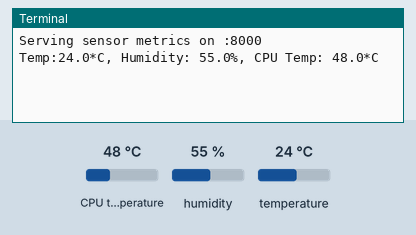
This program was run on a simulated Raspberry Pi (BCM pin numbers). Shown: the last lines printed to the terminal. The test bench sets the inputs (shaded band); at power-on: CPU temperature 48 °C, humidity 55 %, temperature 24 °C. Databases and web services accept everything at once and return nothing; the clock reads 2024-03-15 10:24:30 at power-on unless the program sets it.

Above: at 1.2 s.
1.3 s: CPU temperature set to 31 °C
At 11.8 s:
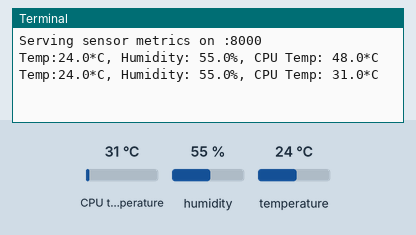
12.0 s: humidity set to 22 %
At 22.0 s:
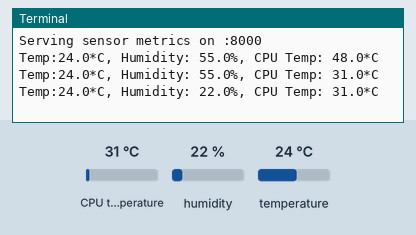
22.7 s: temperature set to 12 °C
At 33.1 s:
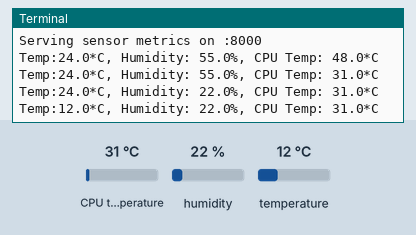
33.4 s: CPU temperature set to 44 °C
At 43.5 s:
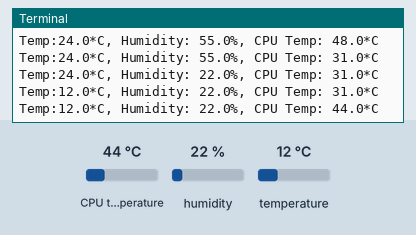
44.1 s: humidity set to 40 %
At 53.6 s:
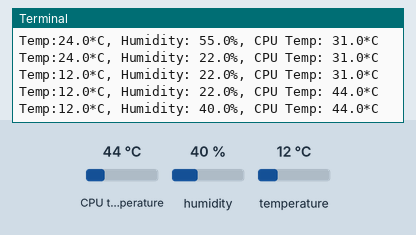
Timing chart, 0 to 55.1 s (numbered marks = the images above; inputs shaded):
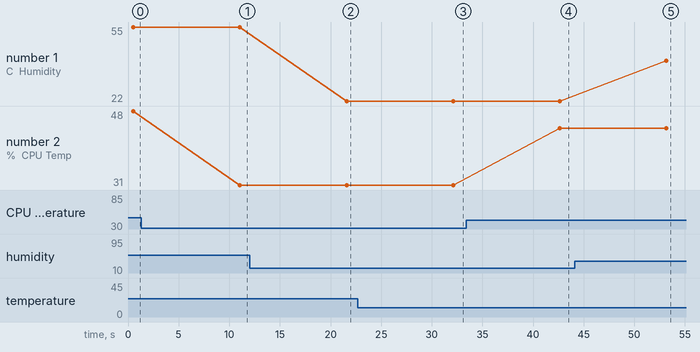

The program:

collect-temp.py
```python
#!/usr/bin/env python3

import Adafruit_DHT
import time
import logging

from prometheus_client import Gauge, start_http_server
from systemd.journal import JournalHandler
from gpiozero import CPUTemperature

# Setup logging to the Systemd Journal
log = logging.getLogger('dht22_sensor')
log.addHandler(JournalHandler())
log.setLevel(logging.INFO)

# Create Prometheus gauges for humidity and temperature in
# Celsius and Fahrenheit
gh = Gauge('dht22_humidity_percent', 'Humidity percentage measured by the DHT22 Sensor')
gt = Gauge('dht22_temperature', 'Temperature measured by the DHT22 Sensor')
ct = Gauge('cpu_temp', 'RPI CPU Temp')

READ_INTERVAL = 10 #seconds
SENSOR = Adafruit_DHT.DHT22
PIN = 4

def main():

    # Expose metrics
    metrics_port = 8000
    start_http_server(metrics_port)
    print("Serving sensor metrics on :{}".format(metrics_port))
    log.info("Serving sensor metrics on :{}".format(metrics_port))

    while True:

        try:
            humidity, temperature = Adafruit_DHT.read_retry(SENSOR,PIN)
            cpu_temp = CPUTemperature().temperature

            if humidity is not None and temperature is not None:
                # Update the gauge with the sensor data
                print("Temp:{0:0.1f}*C, Humidity: {1:0.1f}%, CPU Temp: {2:0.1f}*C".format(temperature, humidity, cpu_temp))
                log.info("Temp:{0:0.1f}*C, Humidity: {1:0.1f}%, CPU Temp: {2:0.1f}*C".format(temperature, humidity, cpu_temp))
                gh.set(humidity)
                gt.set(temperature)
                ct.set(cpu_temp)
            else:
                log.info("None values, skipping")
                print("None values, skipping")

        except RuntimeError as e:
            print("RuntimeError: {}".format(e))
            log.error("RuntimeError: {}".format(e))

        time.sleep(READ_INTERVAL)

if __name__ == "__main__":
    main()
```

Measured:
- after the input at 1.3 s, the terminal: prints a new line after 9.8 s (image 1)
- after the input at 12.0 s, the terminal: prints a new line after 9.6 s (image 2)
- after the input at 22.7 s, the terminal: prints a new line after 9.4 s (image 3)
- after the input at 33.4 s, the terminal: prints a new line after 9.2 s (image 4)
- after the input at 44.1 s, the terminal: prints a new line after 9.1 s (image 5)
- plotted number 1: 55 → 22 after the input at 12.0 s, 22 → 40 after the input at 44.1 s
- plotted number 2: 48 → 31 after the input at 1.3 s, 31 → 44 after the input at 33.4 s
